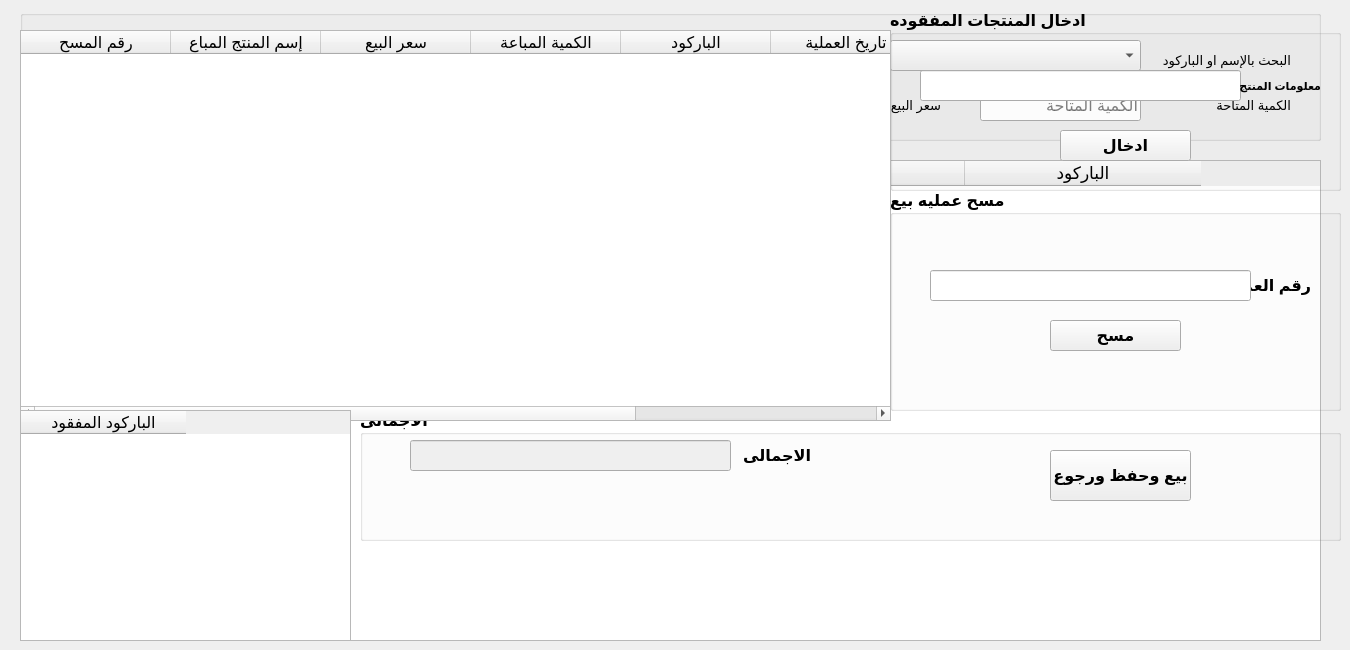
      <widget class="QWidget" name="tab">
       <attribute name="title">
        <string>العمليات اليومية</string>
       </attribute>
       <widget class="QTableWidget" name="tableWidget">
        <property name="geometry">
         <rect>
          <x>20</x>
          <y>160</y>
          <width>1301</width>
          <height>481</height>
         </rect>
        </property>
        <property name="sizePolicy">
         <sizepolicy hsizetype="Maximum" vsizetype="Maximum">
          <horstretch>0</horstretch>
          <verstretch>0</verstretch>
         </sizepolicy>
        </property>
        <property name="minimumSize">
         <size>
          <width>0</width>
          <height>0</height>
         </size>
        </property>
        <property name="font">
         <font>
          <pointsize>13</pointsize>
         </font>
        </property>
        <property name="frameShape">
         <enum>QFrame::StyledPanel</enum>
        </property>
        <property name="frameShadow">
         <enum>QFrame::Sunken</enum>
        </property>
        <property name="lineWidth">
         <number>2</number>
        </property>
        <property name="sizeAdjustPolicy">
         <enum>QAbstractScrollArea::AdjustToContents</enum>
        </property>
        <property name="editTriggers">
         <set>QAbstractItemView::AllEditTriggers</set>
        </property>
        <attribute name="horizontalHeaderDefaultSectionSize">
         <number>236</number>
        </attribute>
        <attribute name="horizontalHeaderMinimumSectionSize">
         <number>49</number>
        </attribute>
        <attribute name="horizontalHeaderShowSortIndicator" stdset="0">
         <bool>false</bool>
        </attribute>
        <attribute name="horizontalHeaderStretchLastSection">
         <bool>false</bool>
        </attribute>
        <attribute name="verticalHeaderCascadingSectionResizes">
         <bool>false</bool>
        </attribute>
        <attribute name="verticalHeaderDefaultSectionSize">
         <number>37</number>
        </attribute>
        <attribute name="verticalHeaderMinimumSectionSize">
         <number>35</number>
        </attribute>
        <column>
         <property name="text">
          <string>إسم المنتج</string>
         </property>
        </column>
        <column>
         <property name="text">
          <string>سعر البيع</string>
         </property>
        </column>
        <column>
         <property name="text">
          <string>الكمية المباعة</string>
         </property>
        </column>
        <column>
         <property name="text">
          <string>تاريخ العملية</string>
         </property>
        </column>
        <column>
         <property name="text">
          <string>الباركود</string>
         </property>
        </column>
       </widget>
       <widget class="QGroupBox" name="groupBox_2">
        <property name="geometry">
         <rect>
          <x>20</x>
          <y>10</y>
          <width>1301</width>
          <height>131</height>
         </rect>
        </property>
        <property name="font">
         <font>
          <pointsize>8</pointsize>
         </font>
        </property>
        <property name="autoFillBackground">
         <bool>false</bool>
        </property>
        <property name="title">
         <string/>
        </property>
        <property name="flat">
         <bool>false</bool>
        </property>
        <widget class="QLineEdit" name="lineEdit_5">
         <property name="enabled">
          <bool>true</bool>
         </property>
         <property name="geometry">
          <rect>
           <x>330</x>
           <y>30</y>
           <width>491</width>
           <height>31</height>
          </rect>
         </property>
         <property name="font">
          <font>
           <pointsize>12</pointsize>
           <weight>75</weight>
           <bold>true</bold>
          </font>
         </property>
         <property name="toolTip">
          <string/>
         </property>
         <property name="alignment">
          <set>Qt::AlignLeading|Qt::AlignLeft|Qt::AlignVCenter</set>
         </property>
         <property name="placeholderText">
          <string>معلومات المنتج</string>
         </property>
        </widget>
        <widget class="QLabel" name="label_5">
         <property name="geometry">
          <rect>
           <x>1160</x>
           <y>80</y>
           <width>111</width>
           <height>31</height>
          </rect>
         </property>
         <property name="font">
          <font>
           <pointsize>10</pointsize>
          </font>
         </property>
         <property name="text">
          <string>الكمية المتاحة</string>
         </property>
        </widget>
        <widget class="QLineEdit" name="lineEdit_6">
         <property name="enabled">
          <bool>true</bool>
         </property>
         <property name="geometry">
          <rect>
           <x>960</x>
           <y>80</y>
           <width>161</width>
           <height>31</height>
          </rect>
         </property>
         <property name="font">
          <font>
           <pointsize>12</pointsize>
          </font>
         </property>
         <property name="readOnly">
          <bool>true</bool>
         </property>
         <property name="placeholderText">
          <string>الكمية المتاحة</string>
         </property>
        </widget>
        <widget class="QLineEdit" name="lineEdit_21">
         <property name="enabled">
          <bool>true</bool>
         </property>
         <property name="geometry">
          <rect>
           <x>660</x>
           <y>80</y>
           <width>161</width>
           <height>31</height>
          </rect>
         </property>
         <property name="font">
          <font>
           <pointsize>12</pointsize>
          </font>
         </property>
         <property name="readOnly">
          <bool>true</bool>
         </property>
         <property name="placeholderText">
          <string>سعر البيع</string>
         </property>
        </widget>
        <widget class="QLabel" name="label_20">
         <property name="geometry">
          <rect>
           <x>850</x>
           <y>80</y>
           <width>71</width>
           <height>31</height>
          </rect>
         </property>
         <property name="font">
          <font>
           <pointsize>10</pointsize>
          </font>
         </property>
         <property name="text">
          <string>سعر البيع</string>
         </property>
        </widget>
        <widget class="QPushButton" name="pushButton_2">
         <property name="geometry">
          <rect>
           <x>10</x>
           <y>30</y>
           <width>171</width>
           <height>41</height>
          </rect>
         </property>
         <property name="font">
          <font>
           <family>Segoe UI</family>
           <pointsize>13</pointsize>
          </font>
         </property>
         <property name="text">
          <string>إظهار معلومات المنتج</string>
         </property>
        </widget>
        <widget class="QComboBox" name="comboBox">
         <property name="geometry">
          <rect>
           <x>870</x>
           <y>30</y>
           <width>251</width>
           <height>31</height>
          </rect>
         </property>
         <item>
          <property name="text">
           <string/>
          </property>
         </item>
         <item>
          <property name="text">
           <string>بحث بالإسم</string>
          </property>
         </item>
         <item>
          <property name="text">
           <string>بحث بالباركود</string>
          </property>
         </item>
         <item>
          <property name="text">
           <string>ملف خارجى</string>
          </property>
         </item>
        </widget>
        <widget class="QLabel" name="label_27">
         <property name="geometry">
          <rect>
           <x>1130</x>
           <y>30</y>
           <width>141</width>
           <height>41</height>
          </rect>
         </property>
         <property name="font">
          <font>
           <pointsize>10</pointsize>
          </font>
         </property>
         <property name="text">
          <string>البحث بالإسم او الباركود</string>
         </property>
        </widget>
        <widget class="QLineEdit" name="lineEdit_7">
         <property name="enabled">
          <bool>false</bool>
         </property>
         <property name="geometry">
          <rect>
           <x>330</x>
           <y>80</y>
           <width>161</width>
           <height>31</height>
          </rect>
         </property>
         <property name="font">
          <font>
           <pointsize>12</pointsize>
          </font>
         </property>
         <property name="placeholderText">
          <string>الكمية المباعة</string>
         </property>
        </widget>
        <widget class="QLabel" name="label_6">
         <property name="geometry">
          <rect>
           <x>510</x>
           <y>80</y>
           <width>101</width>
           <height>31</height>
          </rect>
         </property>
         <property name="font">
          <font>
           <pointsize>11</pointsize>
          </font>
         </property>
         <property name="text">
          <string>الكمية المباعة</string>
         </property>
        </widget>
        <widget class="QPushButton" name="pushButton_3">
         <property name="geometry">
          <rect>
           <x>10</x>
           <y>80</y>
           <width>171</width>
           <height>41</height>
          </rect>
         </property>
         <property name="font">
          <font>
           <family>Segoe UI</family>
           <pointsize>13</pointsize>
           <weight>50</weight>
           <italic>false</italic>
           <bold>false</bold>
           <underline>false</underline>
           <strikeout>false</strikeout>
          </font>
         </property>
         <property name="text">
          <string>اتمام العملية والحفظ</string>
         </property>
        </widget>
       </widget>
       <widget class="QTableWidget" name="tableWidget_4">
        <property name="geometry">
         <rect>
          <x>20</x>
          <y>30</y>
          <width>871</width>
          <height>391</height>
         </rect>
        </property>
        <property name="sizePolicy">
         <sizepolicy hsizetype="Maximum" vsizetype="Maximum">
          <horstretch>0</horstretch>
          <verstretch>0</verstretch>
         </sizepolicy>
        </property>
        <property name="minimumSize">
         <size>
          <width>0</width>
          <height>0</height>
         </size>
        </property>
        <property name="font">
         <font>
          <pointsize>12</pointsize>
         </font>
        </property>
        <property name="frameShape">
         <enum>QFrame::StyledPanel</enum>
        </property>
        <property name="frameShadow">
         <enum>QFrame::Sunken</enum>
        </property>
        <property name="lineWidth">
         <number>2</number>
        </property>
        <property name="sizeAdjustPolicy">
         <enum>QAbstractScrollArea::AdjustToContents</enum>
        </property>
        <property name="editTriggers">
         <set>QAbstractItemView::AllEditTriggers</set>
        </property>
        <property name="textElideMode">
         <enum>Qt::ElideLeft</enum>
        </property>
        <property name="verticalScrollMode">
         <enum>QAbstractItemView::ScrollPerItem</enum>
        </property>
        <property name="gridStyle">
         <enum>Qt::SolidLine</enum>
        </property>
        <property name="sortingEnabled">
         <bool>true</bool>
        </property>
        <attribute name="horizontalHeaderVisible">
         <bool>true</bool>
        </attribute>
        <attribute name="horizontalHeaderCascadingSectionResizes">
         <bool>true</bool>
        </attribute>
        <attribute name="horizontalHeaderDefaultSectionSize">
         <number>150</number>
        </attribute>
        <attribute name="horizontalHeaderHighlightSections">
         <bool>false</bool>
        </attribute>
        <attribute name="horizontalHeaderMinimumSectionSize">
         <number>0</number>
        </attribute>
        <attribute name="horizontalHeaderShowSortIndicator" stdset="0">
         <bool>true</bool>
        </attribute>
        <attribute name="horizontalHeaderStretchLastSection">
         <bool>false</bool>
        </attribute>
        <attribute name="verticalHeaderVisible">
         <bool>false</bool>
        </attribute>
        <attribute name="verticalHeaderCascadingSectionResizes">
         <bool>false</bool>
        </attribute>
        <attribute name="verticalHeaderDefaultSectionSize">
         <number>37</number>
        </attribute>
        <attribute name="verticalHeaderHighlightSections">
         <bool>false</bool>
        </attribute>
        <attribute name="verticalHeaderMinimumSectionSize">
         <number>41</number>
        </attribute>
        <attribute name="verticalHeaderShowSortIndicator" stdset="0">
         <bool>false</bool>
        </attribute>
        <attribute name="verticalHeaderStretchLastSection">
         <bool>false</bool>
        </attribute>
        <column>
         <property name="text">
          <string>رقم المسح</string>
         </property>
        </column>
        <column>
         <property name="text">
          <string>إسم المنتج المباع</string>
         </property>
        </column>
        <column>
         <property name="text">
          <string>سعر البيع</string>
         </property>
        </column>
        <column>
         <property name="text">
          <string>الكمية المباعة</string>
         </property>
        </column>
        <column>
         <property name="text">
          <string>الباركود</string>
         </property>
        </column>
        <column>
         <property name="text">
          <string>تاريخ العملية</string>
         </property>
        </column>
        <column>
         <property name="text">
          <string>التكلفه</string>
         </property>
        </column>
       </widget>
       <widget class="QTableWidget" name="tableWidget_5">
        <property name="geometry">
         <rect>
          <x>20</x>
          <y>410</y>
          <width>331</width>
          <height>231</height>
         </rect>
        </property>
        <property name="sizePolicy">
         <sizepolicy hsizetype="Maximum" vsizetype="Maximum">
          <horstretch>0</horstretch>
          <verstretch>0</verstretch>
         </sizepolicy>
        </property>
        <property name="minimumSize">
         <size>
          <width>0</width>
          <height>0</height>
         </size>
        </property>
        <property name="font">
         <font>
          <pointsize>12</pointsize>
         </font>
        </property>
        <property name="frameShape">
         <enum>QFrame::StyledPanel</enum>
        </property>
        <property name="frameShadow">
         <enum>QFrame::Sunken</enum>
        </property>
        <property name="lineWidth">
         <number>2</number>
        </property>
        <property name="sizeAdjustPolicy">
         <enum>QAbstractScrollArea::AdjustToContents</enum>
        </property>
        <property name="editTriggers">
         <set>QAbstractItemView::AllEditTriggers</set>
        </property>
        <property name="textElideMode">
         <enum>Qt::ElideLeft</enum>
        </property>
        <property name="gridStyle">
         <enum>Qt::SolidLine</enum>
        </property>
        <attribute name="horizontalHeaderDefaultSectionSize">
         <number>165</number>
        </attribute>
        <attribute name="horizontalHeaderMinimumSectionSize">
         <number>58</number>
        </attribute>
        <attribute name="horizontalHeaderShowSortIndicator" stdset="0">
         <bool>false</bool>
        </attribute>
        <attribute name="horizontalHeaderStretchLastSection">
         <bool>false</bool>
        </attribute>
        <attribute name="verticalHeaderCascadingSectionResizes">
         <bool>false</bool>
        </attribute>
        <attribute name="verticalHeaderDefaultSectionSize">
         <number>37</number>
        </attribute>
        <attribute name="verticalHeaderMinimumSectionSize">
         <number>35</number>
        </attribute>
        <column>
         <property name="text">
          <string>الباركود المفقود</string>
         </property>
        </column>
       </widget>
       <widget class="QGroupBox" name="groupBox_5">
        <property name="geometry">
         <rect>
          <x>890</x>
          <y>190</y>
          <width>451</width>
          <height>221</height>
         </rect>
        </property>
        <property name="font">
         <font>
          <family>Segoe UI</family>
          <pointsize>12</pointsize>
          <weight>75</weight>
          <bold>true</bold>
         </font>
        </property>
        <property name="title">
         <string>مسح عمليه بيع</string>
        </property>
        <widget class="QLabel" name="label_34">
         <property name="geometry">
          <rect>
           <x>350</x>
           <y>80</y>
           <width>71</width>
           <height>31</height>
          </rect>
         </property>
         <property name="text">
          <string>رقم العمليه</string>
         </property>
        </widget>
        <widget class="QLineEdit" name="lineEdit_34">
         <property name="geometry">
          <rect>
           <x>40</x>
           <y>80</y>
           <width>321</width>
           <height>31</height>
          </rect>
         </property>
         <property name="text">
          <string/>
         </property>
        </widget>
        <widget class="QPushButton" name="pushButton_15">
         <property name="geometry">
          <rect>
           <x>160</x>
           <y>130</y>
           <width>131</width>
           <height>31</height>
          </rect>
         </property>
         <property name="text">
          <string>مسح</string>
         </property>
        </widget>
       </widget>
       <widget class="QGroupBox" name="groupBox_6">
        <property name="geometry">
         <rect>
          <x>360</x>
          <y>410</y>
          <width>981</width>
          <height>131</height>
         </rect>
        </property>
        <property name="font">
         <font>
          <pointsize>12</pointsize>
          <weight>75</weight>
          <bold>true</bold>
         </font>
        </property>
        <property name="title">
         <string>الأجمالى</string>
        </property>
        <widget class="QLineEdit" name="lineEdit_35">
         <property name="enabled">
          <bool>false</bool>
         </property>
         <property name="geometry">
          <rect>
           <x>50</x>
           <y>30</y>
           <width>321</width>
           <height>31</height>
          </rect>
         </property>
         <property name="font">
          <font>
           <family>Segoe UI</family>
           <pointsize>12</pointsize>
           <weight>75</weight>
           <bold>true</bold>
          </font>
         </property>
         <property name="text">
          <string/>
         </property>
        </widget>
        <widget class="QLabel" name="label_35">
         <property name="geometry">
          <rect>
           <x>380</x>
           <y>30</y>
           <width>71</width>
           <height>31</height>
          </rect>
         </property>
         <property name="text">
          <string>الاجمالى</string>
         </property>
        </widget>
        <widget class="QPushButton" name="pushButton_14">
         <property name="geometry">
          <rect>
           <x>690</x>
           <y>40</y>
           <width>141</width>
           <height>51</height>
          </rect>
         </property>
         <property name="text">
          <string>بيع وحفظ ورجوع</string>
         </property>
        </widget>
       </widget>
       <widget class="QGroupBox" name="groupBox_4">
        <property name="geometry">
         <rect>
          <x>890</x>
          <y>10</y>
          <width>451</width>
          <height>181</height>
         </rect>
        </property>
        <property name="font">
         <font>
          <family>Segoe UI</family>
          <pointsize>12</pointsize>
          <weight>75</weight>
          <bold>true</bold>
         </font>
        </property>
        <property name="title">
         <string>ادخال المنتجات المفقوده</string>
        </property>
        <widget class="QLineEdit" name="lineEdit_31">
         <property name="geometry">
          <rect>
           <x>30</x>
           <y>60</y>
           <width>321</width>
           <height>31</height>
          </rect>
         </property>
        </widget>
        <widget class="QPushButton" name="pushButton_13">
         <property name="geometry">
          <rect>
           <x>170</x>
           <y>120</y>
           <width>131</width>
           <height>31</height>
          </rect>
         </property>
         <property name="text">
          <string>ادخال</string>
         </property>
        </widget>
        <widget class="QLabel" name="label_31">
         <property name="geometry">
          <rect>
           <x>350</x>
           <y>60</y>
           <width>81</width>
           <height>31</height>
          </rect>
         </property>
         <property name="font">
          <font>
           <family>Segoe UI</family>
           <pointsize>8</pointsize>
          </font>
         </property>
         <property name="text">
          <string>معلومات المنتج</string>
         </property>
        </widget>
       </widget>
       <zorder>tableWidget</zorder>
       <zorder>groupBox_2</zorder>
       <zorder>groupBox_5</zorder>
       <zorder>groupBox_6</zorder>
       <zorder>tableWidget_4</zorder>
       <zorder>tableWidget_5</zorder>
       <zorder>groupBox_4</zorder>
      </widget>
